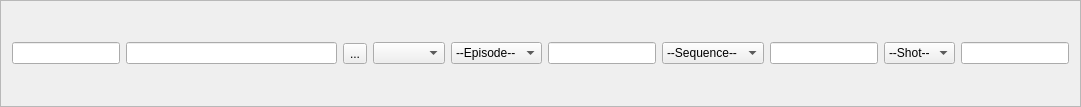
<?xml version="1.0" encoding="UTF-8"?>
<ui version="4.0">
 <class>Frame</class>
 <widget class="QFrame" name="Frame">
  <property name="geometry">
   <rect>
    <x>0</x>
    <y>0</y>
    <width>1081</width>
    <height>107</height>
   </rect>
  </property>
  <property name="windowTitle">
   <string>Frame</string>
  </property>
  <property name="frameShape">
   <enum>QFrame::StyledPanel</enum>
  </property>
  <property name="frameShadow">
   <enum>QFrame::Raised</enum>
  </property>
  <layout class="QHBoxLayout" name="horizontalLayout">
   <item>
    <widget class="QLineEdit" name="nameBox">
     <property name="sizePolicy">
      <sizepolicy hsizetype="Preferred" vsizetype="Fixed">
       <horstretch>0</horstretch>
       <verstretch>0</verstretch>
      </sizepolicy>
     </property>
     <property name="toolTip">
      <string>Bundle name</string>
     </property>
    </widget>
   </item>
   <item>
    <widget class="QLineEdit" name="pathBox">
     <property name="toolTip">
      <string>File path to create bundle from</string>
     </property>
    </widget>
   </item>
   <item>
    <widget class="QToolButton" name="browseButton">
     <property name="toolTip">
      <string>Select file</string>
     </property>
     <property name="text">
      <string>...</string>
     </property>
    </widget>
   </item>
   <item>
    <widget class="QComboBox" name="projBox"/>
   </item>
   <item>
    <widget class="QComboBox" name="epBox">
     <item>
      <property name="text">
       <string>--Episode--</string>
      </property>
     </item>
    </widget>
   </item>
   <item>
    <widget class="QLineEdit" name="epBox2">
     <property name="sizePolicy">
      <sizepolicy hsizetype="Preferred" vsizetype="Fixed">
       <horstretch>0</horstretch>
       <verstretch>0</verstretch>
      </sizepolicy>
     </property>
    </widget>
   </item>
   <item>
    <widget class="QComboBox" name="seqBox">
     <item>
      <property name="text">
       <string>--Sequence--</string>
      </property>
     </item>
    </widget>
   </item>
   <item>
    <widget class="QLineEdit" name="seqBox2">
     <property name="sizePolicy">
      <sizepolicy hsizetype="Preferred" vsizetype="Fixed">
       <horstretch>0</horstretch>
       <verstretch>0</verstretch>
      </sizepolicy>
     </property>
    </widget>
   </item>
   <item>
    <widget class="QComboBox" name="shBox">
     <item>
      <property name="text">
       <string>--Shot--</string>
      </property>
     </item>
    </widget>
   </item>
   <item>
    <widget class="QLineEdit" name="shBox2">
     <property name="sizePolicy">
      <sizepolicy hsizetype="Preferred" vsizetype="Fixed">
       <horstretch>0</horstretch>
       <verstretch>0</verstretch>
      </sizepolicy>
     </property>
    </widget>
   </item>
  </layout>
 </widget>
 <resources/>
 <connections/>
</ui>
